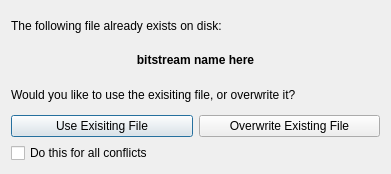
<?xml version="1.0" encoding="UTF-8"?>
<ui version="4.0">
 <class>FileOverwriteDialog</class>
 <widget class="QDialog" name="FileOverwriteDialog">
  <property name="geometry">
   <rect>
    <x>0</x>
    <y>0</y>
    <width>391</width>
    <height>174</height>
   </rect>
  </property>
  <property name="windowTitle">
   <string>Dialog</string>
  </property>
  <property name="layoutDirection">
   <enum>Qt::LeftToRight</enum>
  </property>
  <layout class="QVBoxLayout" name="verticalLayout">
   <item>
    <widget class="QLabel" name="label">
     <property name="text">
      <string>The following file already exists on disk:</string>
     </property>
    </widget>
   </item>
   <item>
    <widget class="QLabel" name="bitstreamLabel">
     <property name="text">
      <string>&lt;b&gt;bitstream name here&lt;/b&gt;</string>
     </property>
     <property name="alignment">
      <set>Qt::AlignCenter</set>
     </property>
    </widget>
   </item>
   <item>
    <widget class="QLabel" name="label_2">
     <property name="text">
      <string>Would you like to use the exisiting file, or overwrite it?</string>
     </property>
    </widget>
   </item>
   <item>
    <layout class="QHBoxLayout" name="horizontalLayout">
     <item>
      <widget class="QPushButton" name="useExistingButton">
       <property name="text">
        <string>Use Exisiting File</string>
       </property>
      </widget>
     </item>
     <item>
      <widget class="QPushButton" name="overwriteButton">
       <property name="text">
        <string>Overwrite Existing File</string>
       </property>
      </widget>
     </item>
    </layout>
   </item>
   <item>
    <widget class="QCheckBox" name="applyToAllCheckbox">
     <property name="text">
      <string>Do this for all conflicts</string>
     </property>
    </widget>
   </item>
  </layout>
 </widget>
 <resources/>
 <connections/>
</ui>
